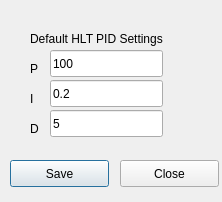
<?xml version="1.0" encoding="UTF-8"?>
<ui version="4.0">
 <class>HLTPIDSettingsPopup</class>
 <widget class="QDialog" name="HLTPIDSettingsPopup">
  <property name="geometry">
   <rect>
    <x>0</x>
    <y>0</y>
    <width>222</width>
    <height>202</height>
   </rect>
  </property>
  <property name="windowTitle">
   <string>Dialog</string>
  </property>
  <widget class="QLineEdit" name="LE_Config_HLTPID_PVal">
   <property name="geometry">
    <rect>
     <x>50</x>
     <y>50</y>
     <width>113</width>
     <height>27</height>
    </rect>
   </property>
   <property name="text">
    <string>100</string>
   </property>
  </widget>
  <widget class="QLabel" name="label_112">
   <property name="geometry">
    <rect>
     <x>30</x>
     <y>120</y>
     <width>21</width>
     <height>17</height>
    </rect>
   </property>
   <property name="text">
    <string>D</string>
   </property>
  </widget>
  <widget class="QLabel" name="label_99">
   <property name="geometry">
    <rect>
     <x>30</x>
     <y>30</y>
     <width>191</width>
     <height>17</height>
    </rect>
   </property>
   <property name="text">
    <string>Default HLT PID Settings</string>
   </property>
  </widget>
  <widget class="QLabel" name="label_107">
   <property name="geometry">
    <rect>
     <x>30</x>
     <y>90</y>
     <width>21</width>
     <height>17</height>
    </rect>
   </property>
   <property name="text">
    <string>I</string>
   </property>
  </widget>
  <widget class="QLineEdit" name="LE_Config_HLTPID_DVal">
   <property name="geometry">
    <rect>
     <x>50</x>
     <y>110</y>
     <width>113</width>
     <height>27</height>
    </rect>
   </property>
   <property name="text">
    <string>5</string>
   </property>
  </widget>
  <widget class="QLabel" name="label_105">
   <property name="geometry">
    <rect>
     <x>30</x>
     <y>60</y>
     <width>151</width>
     <height>17</height>
    </rect>
   </property>
   <property name="text">
    <string>P</string>
   </property>
  </widget>
  <widget class="QLineEdit" name="LE_Config_HLTPID_IVal">
   <property name="geometry">
    <rect>
     <x>50</x>
     <y>80</y>
     <width>113</width>
     <height>27</height>
    </rect>
   </property>
   <property name="text">
    <string>0.2</string>
   </property>
  </widget>
  <widget class="QPushButton" name="PB_HLTPID_Save">
   <property name="geometry">
    <rect>
     <x>10</x>
     <y>160</y>
     <width>99</width>
     <height>27</height>
    </rect>
   </property>
   <property name="text">
    <string>Save</string>
   </property>
  </widget>
  <widget class="QPushButton" name="PB_HLTPID_Close">
   <property name="geometry">
    <rect>
     <x>120</x>
     <y>160</y>
     <width>99</width>
     <height>27</height>
    </rect>
   </property>
   <property name="text">
    <string>Close</string>
   </property>
  </widget>
 </widget>
 <resources/>
 <connections/>
</ui>
